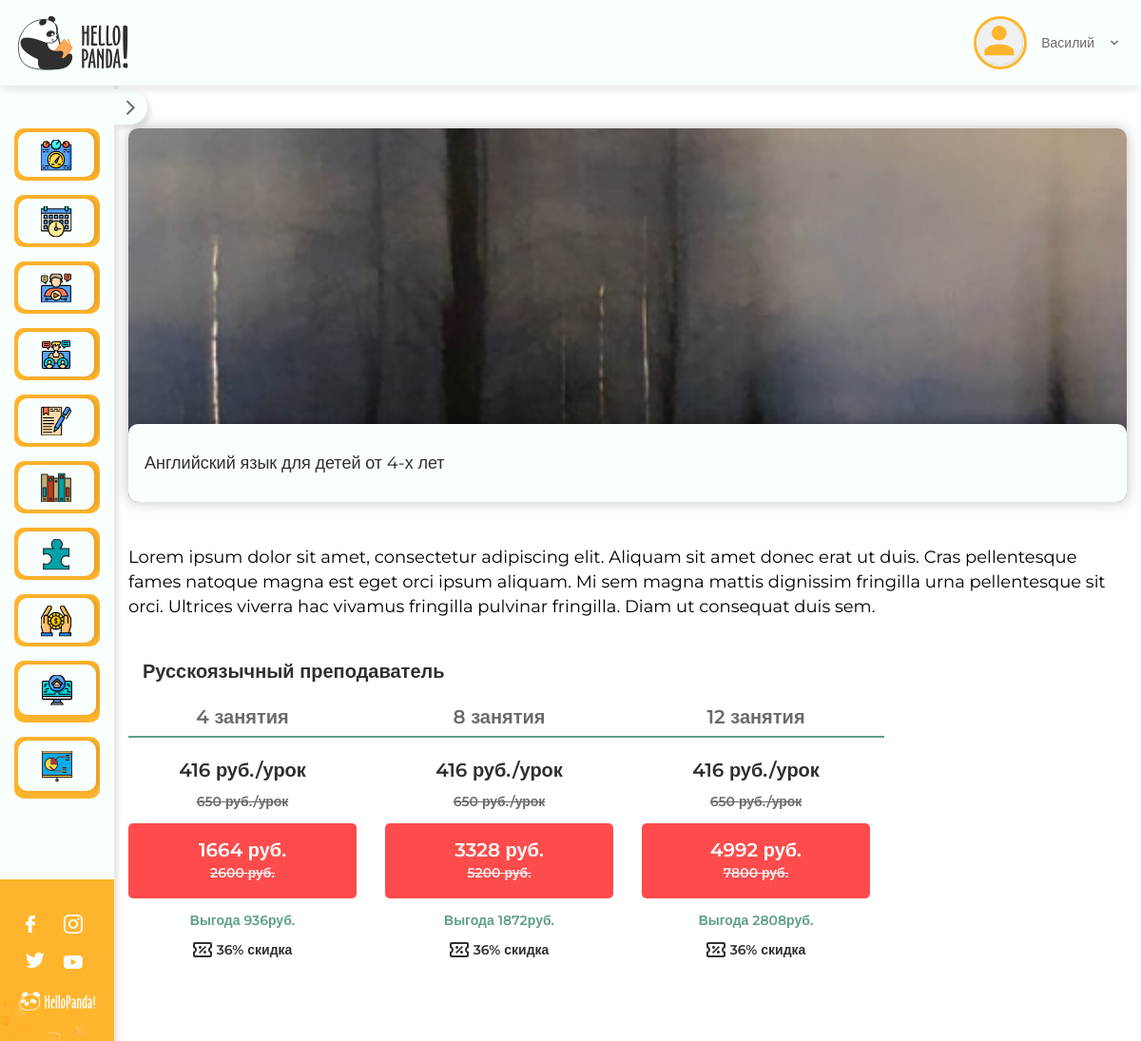
/lk/course/21493b2f-8460-45f2-9775-5fd45ffbd23d (signed in), run on the app's committed database.
### course/models.py (models this page shows, shortened)
class Course(CommonFields):
    percentage_discount = models.PositiveSmallIntegerField(default=0, verbose_name='скидка в процентах')
    cost = models.PositiveSmallIntegerField(verbose_name='стоимость')
    number_of_lessons = models.ManyToManyField(NumberOfLessons, related_name='courses', verbose_name='количество уроков')
    lessons = models.ManyToManyField(Lesson, through='CourseLesson', related_name='courses')
    def get_discount(self):
        return self.cost / 100 * self.percentage_discount
    get_discount.short_description = 'скидка'
    def get_cost_with_discount(self):
        return self.cost - self.get_discount()
    get_cost_with_discount.short_description = 'стоимость со скидкой'
    class Meta:
        verbose_name = 'курс'
        verbose_name_plural = '01 | Курсы'

class NumberOfLessons(models.Model):
    count = models.PositiveSmallIntegerField(verbose_name='количество уроков')
    class Meta:
        verbose_name = 'количество уроков'
        verbose_name_plural = 'количество уроков'

### course/views.py (the view)
# urls.py: path('course/<uuid:pk>', CourseDetailView.as_view(), name='course_detail'),
class CourseDetailView(LoginRequiredMixin, DetailView):
    model = Course
    template_name = 'private/course_detail.html'

### templates/private/course_detail.html (shortened to what this page needs)
{% extends './_base.html' %}
{% load static %}
{% block content %}
<div class="personalArea-content">
  <div class="courses">
    <div class="courses-col courses-col__big">
      <a href="#" class="courses-wrap">
        <div class="courses-img">
          <img src="{% static 'img/courses-1.jpg' %}" alt="">
        </div>
        <div class="courses-info">
          <span class="courses-name">{{ object.title }}</span>
        </div>
      </a>
    </div>
  </div>
  <div class="choice">
    <div class="choice-top">
      <p>{{ object.description }}</p>
    </div>
    <div class="choice-block">
      <span class="choice-title">Русскоязычный преподаватель</span>
      <div class="choice-row">
        {% for number_of_lessons in object.number_of_lessons.all %}
          <div class="choice-col">
          <div class="choice-wrap">
            <span class="choice-num">{{ number_of_lessons.count }} занятия</span>
            <span class="choice-price">{{ object.get_cost_with_discount|floatformat:"0" }} руб./урок</span>
            <span class="choice-old">{{ object.cost }} руб./урок</span>
            <a href="#modal-topUpAccount" class="choice-allPrice topUpAccount-btn active">
              {% widthratio object.get_cost_with_discount|floatformat:"0" 1 number_of_lessons.count as price_with_a_discount %}
              <b>{{ price_with_a_discount }} руб.</b>
              {% widthratio object.cost 1 number_of_lessons.count as price %}
              <span>{{ price }} руб.</span>
            </a>
            {% widthratio object.get_discount|floatformat:"0" 1 number_of_lessons.count as profit %}
            <span class="choice-benefit">Выгода {{ profit }}руб.</span>
            <span class="choice-discount">
              {{ object.percentage_discount }}% скидка
            </span>
          </div>
        </div>
        {% endfor %}
      </div>
    </div>
  </div>
</div>
{% endblock %}

### templates/private/components/header.html (shortened to what this page needs)
{% load static %}
<header class="header header-second">
  <div class="wrapper">
    <div class="header-logo">
      <a href="{% url 'public_side:index' %}">
        <img src="{% static 'img/logo.svg' %}" alt="">
      </a>
    </div>
    <div class="header-lk">
      <div class="header-user">
        <div class="header-user__top">
          <div class="header-user__img">
            <img src="{% static 'img/videoCall-user.svg' %}" alt="">
          </div>
          <span class="header-user__name">{{ user.first_name }}</span>
          <span class="header-user__arrow">
          </span>
        </div>
      </div>
    </div>
  </div>
</header>

### data on the page
Course: title "Английский язык для детей от 4-х лет", description "Lorem ipsum dolor sit amet, consectetur adipiscing elit. Aliquam sit amet donec erat ut duis. Cras pellentesque fames natoque magna est eget orci ipsum aliquam. Mi sem magna mattis dignissim fringilla urna pellentesque sit orci. Ultrices viverra hac vivamus fringilla pulvinar fringilla. Diam ut consequat duis sem.", get_cost_with_discount "416", cost "650", percentage_discount "36"
NumberOfLessons: count "4", price_with_a_discount "1664", price "2600", profit "936"
NumberOfLessons: count "8", price_with_a_discount "3328", price "5200", profit "1872"
NumberOfLessons: count "12", price_with_a_discount "4992", price "7800", profit "2808"

### other printed values
{{ user.first_name }} "Василий"
